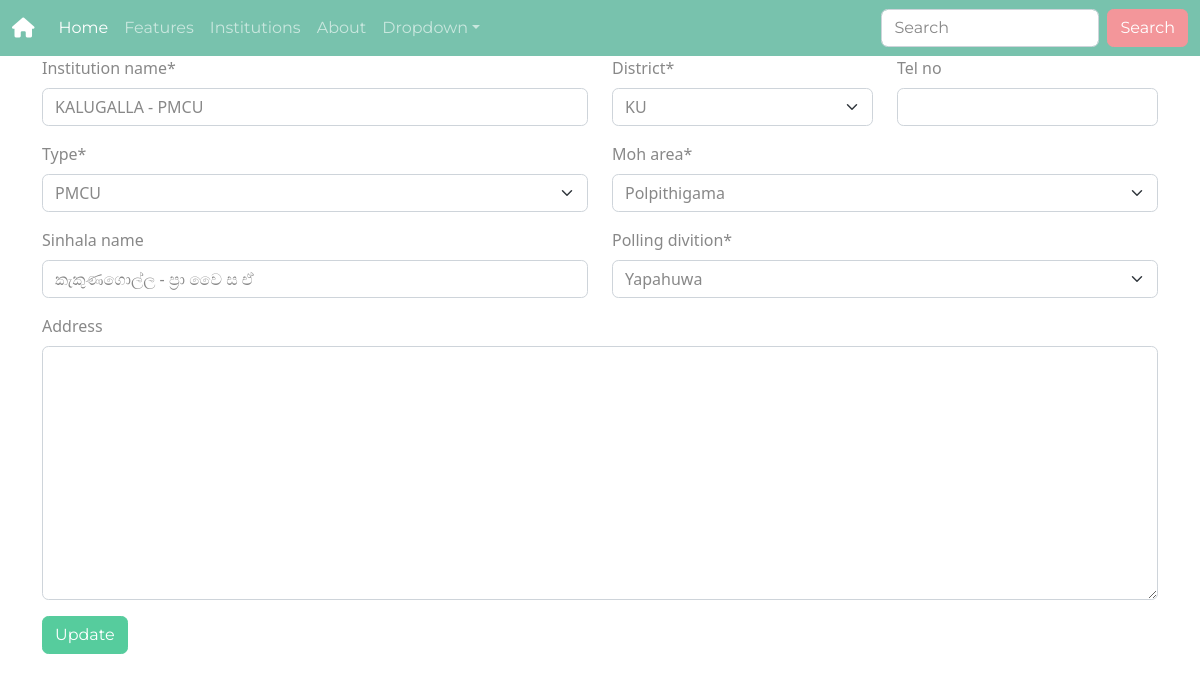
/insti-update/3, run on an earlier commit of the app's database.
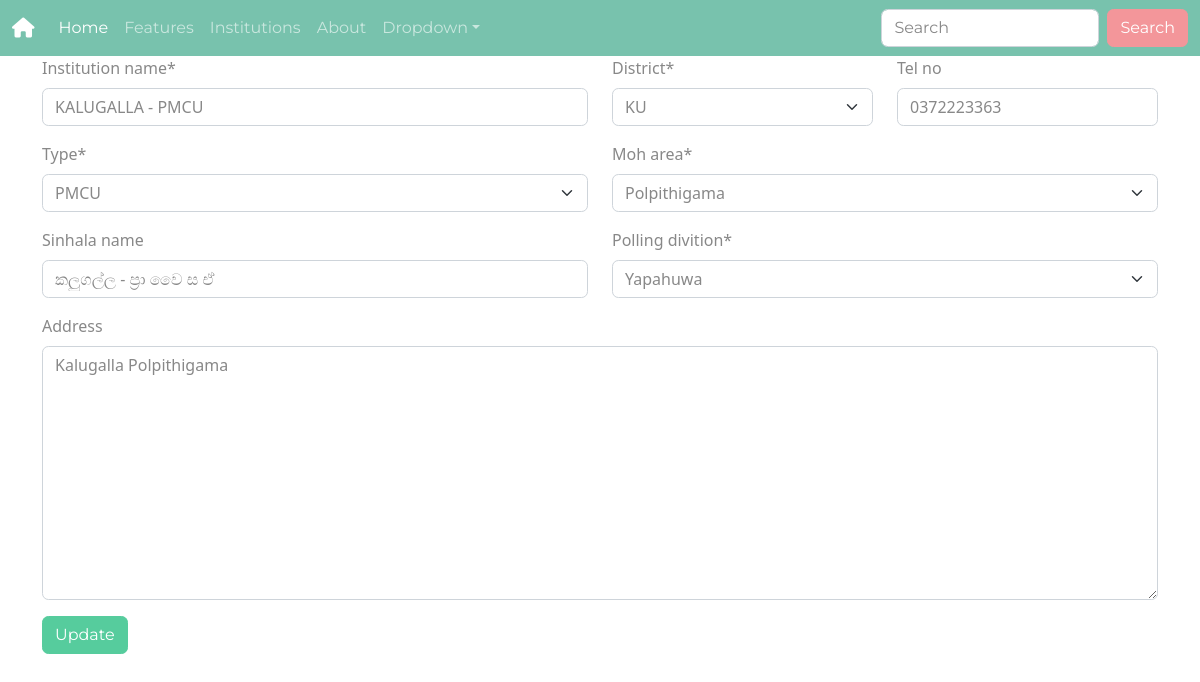
And on a later commit of the database.
### institutions/models.py (models this page shows, shortened)
class Institution(models.Model):
    TYPES = [
        ('BHA', 'BHA'),
        ('BHB', 'BHB'),
        ('DHA', 'DHA'),
        ('DHB', 'DHB'),
        ('DHC', 'DHC'),
        ('PMCU', 'PMCU'),
        ('UNIT', 'UNIT'),
        ('SDC', 'SDC'),
        ('ADC', 'ADC'),
        ('MOH', 'MOH'),
        ('PGH', 'PGH'),
        ('ELSE', 'ELSE'),
    ]
    DISTRICT = [
        ('PU', 'PU'),
        ('KU', 'KU'),
    ]
    code = models.CharField(blank=True, null=True, max_length=4)
    institution_name = models.CharField(max_length=30)
    type = models.CharField(max_length=4, choices=TYPES)
    district = models.CharField(max_length=2, choices=DISTRICT)
    moh_area = models.ForeignKey(MOHArea, on_delete=models.PROTECT)
    polling_divition = models.ForeignKey(
        PollingDivision, on_delete=models.PROTECT)
    sinhala_name = models.CharField(blank=True, null=True, max_length=30)
    tel_no = models.CharField(blank=True, null=True, max_length=10)
    address = models.TextField(blank=True, null=True)

### institutions/views.py (the view)
# urls.py: path('insti-update/<pk>', InstitutionUpdateView.as_view(), name='insti-update'),
class InstitutionUpdateView(UpdateView):
    model = Institution
    fields = '__all__'

### institutions/models.py (called while the page is built)
    def __str__(self):
        return str(self.name)

    def __str__(self):
        return str(self.name)

### institutions/templates/institutions/institution_form.html (shortened to what this page needs)
{% extends "base.html" %}
{% load static crispy_forms_tags %}
{% block content %}
<form method="post">{% csrf_token %}
    <div class="container">
        <div class="row">
            <div class="col-6">
                {{ form.institution_name|as_crispy_field }}
            </div>
            <div class="col-3">
                {{ form.district|as_crispy_field }}
            </div>
            <div class="col-3">
                {{ form.tel_no|as_crispy_field }}
            </div>
            <div class="col-6">
                {{ form.type|as_crispy_field }}
            </div>
            <div class="col-6">
                {{ form.moh_area|as_crispy_field }}
            </div>
            <div class="col-6">
                {{ form.sinhala_name|as_crispy_field }}
            </div>
            <div class="col-6">
                {{ form.polling_divition|as_crispy_field }}
            </div>
            <div class="col-12">
                {{ form.address|as_crispy_field }}
            </div>
        </div>
        <input class="btn btn-success" type="submit" value="Update">
</form>
{% endblock content %}

What changed in the data, as far as the page shows it:
changed Institution "KALUGALLA - PMCU": tel_no (not shown) → "0372223363"; sinhala_name "කැකුණගොල්ල - ප්‍රා වෛ ස ඒ" → "කලුගල්ල - ප්‍රා වෛ ස ඒ"; address (not shown) → "Kalugalla Polpithigama"
